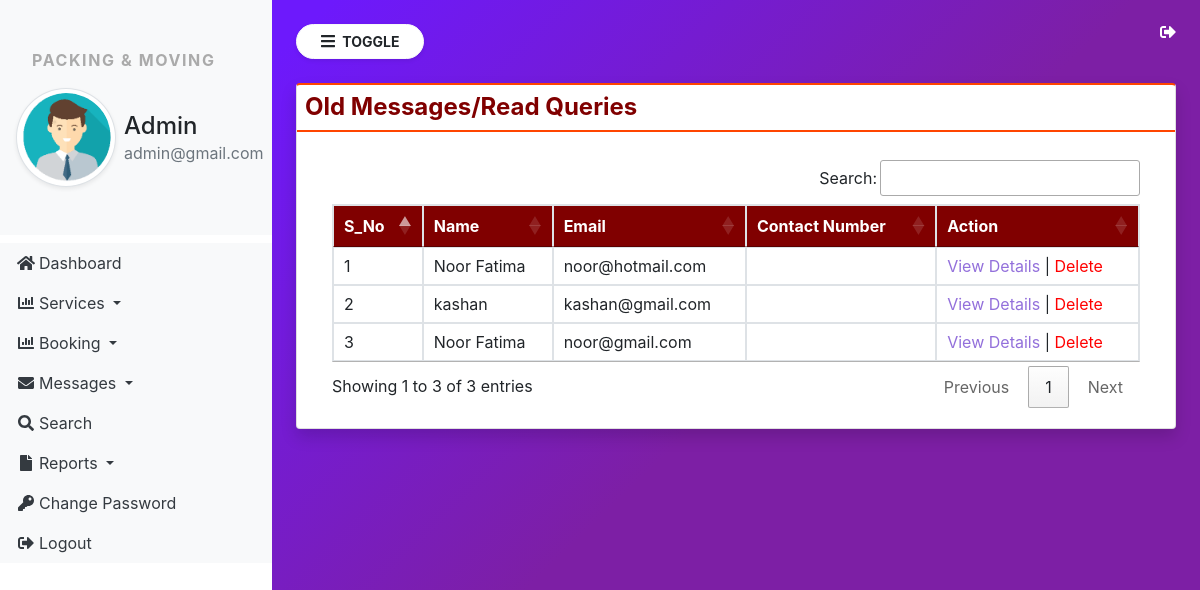
Screenshot of /old_messages (signed in) with the database file from the repository.
### mpmanagement/models.py (models this page shows, shortened)
class Contact(models.Model):
    name = models.CharField(max_length=100, null=True)
    subject = models.CharField(max_length=100, null=True)
    email = models.CharField(max_length=200, null=True)
    message = models.CharField(max_length=5000, null=True)
    number = models.CharField(max_length=30,null=True)
    msg_date = models.DateField(null=True)
    is_read = models.CharField(max_length=10, null=True)

### mpmanagement/views.py (the view)
# urls.py: path('old_messages', old_messages, name="old_messages"),
def old_messages(request):
    if not request.user.is_authenticated:
        return redirect('admin_login')
    messages = Contact.objects.filter(is_read="yes")
    return render(request,'old_messages.html',locals())

### mpmanagement/templates/old_messages.html
{% extends 'admin_navigation.html' %}
{% block content %}
<div class="card shadow" style="border-top: 2px solid orangered;">
            <h4 class="p-2 font-weight-bold " style="border-bottom: 2px solid orangered; color: maroon;"> Old Messages/Read Queries </h4>
            <div class="card-body">
                <div class="container-fluid">
                     <table class="table table-bordered table-hover" id="example">
                         <thead style="background-color: maroon; color: white;">
                             <tr>
                                 <th>S_No</th>
                                 <th>Name</th>
                                 <th>Email</th>
                                 <th>Contact Number</th>
                                 <th>Action</th>
                             </tr>
                         </thead>
                         <tbody>
                             {% for i in messages %}
                             <tr>
                                 <td>{{forloop.counter}}</td>
                                 <td>{{i.name}}</td>
                                 <td>{{i.email}}</td>
                                 <td>{{i.mobile}}</td>
                                 <td><a href="{% url 'view_messagesdetail' i.id %}" style="color: mediumpurple;">View Details</a>
                                    | <a href="{% url 'delete_message' i.id %}" style="color: red;" onclick="return confirm('Are you sure ? Want to delete this message')">Delete</a>
                                 </td>
                             </tr>
                             {% endfor %}
                         </tbody>
                     </table>
                </div>
            </div>
        </div>
{% endblock %}

### mpmanagement/templates/admin_navigation.html (shortened to what this page needs)
{% load static %}
<html>
<head>
        <link rel="stylesheet" href="https://cdn.jsdelivr.net/npm/bootstrap@4.6.1/dist/css/bootstrap.min.css">
    <link rel="stylesheet" href="https://cdnjs.cloudflare.com/ajax/libs/font-awesome/4.7.0/css/font-awesome.min.css">
        <link rel="stylesheet" href="{% static 'css/sidebar.css' %}" type="text/css">
            <link rel = "stylesheet" href = "//cdn.datatables.net/1.11.3/css/jquery.dataTables.min.css">
            <link rel = "stylesheet" href = "//cdn.datatables.net/buttons/2.1.0/css/buttons.dataTables.min.css">
</head>
<body>
    <div class="bg-white vertical-nav" id="sidebar">
        <div class="py-5 px-3 bg-light mb-2">
            <p class="font-weight-bold text-uppercase px-3 sidebar-title" style="font-weight: bold;">Packing & Moving</p>
            <div class="media d-flex align-item-center">
                <img src="{% static 'images/img1.png' %}" width="100px" height="80px" class="rounded-circle img-thumbnail shadow-sm">
                <div class="media-body mx-2">
                    <h4 class=" mb-0 mt-4">Admin</h4>
                    <p class="text-muted mb-0">{{request.user.email}}</p>
                </div>
            </div>
        </div>
        <ul class="nav flex-column bg-white">
           <li class="nav-item">
               <a href="{% url 'admin_home'%}" class="nav-link text-dark bg-light">
                   <i class="fa fa-home fa-fw text primary" style="margin-right: 3px;"></i>Dashboard
               </a>
           </li>
           <li class="nav-item dropdown">
            <a href="#" class="nav-link dropdown-toggle text-dark bg-light" id="navbardrop" data-toggle="dropdown">
                <i class="fas fa-chart-bar fa-fw text primary" style="margin-right: 3px;"></i>Services
            </a>
        </li>
        <li class="nav-item dropdown">
            <a href="#" class="nav-link dropdown-toggle text-dark bg-light" id="navbardrop" data-toggle="dropdown">
                <i class="fas fa-chart-bar fa-fw text primary" style="margin-right: 3px;"></i>Booking
            </a>
        </li>
        <li class="nav-item dropdown">
            <a href="#" class="nav-link dropdown-toggle text-dark bg-light" id="navbardrop" data-toggle="dropdown">
                <i class="fas fa-envelope fa-fw text primary" style="margin-right: 3px;" ></i>Messages
            </a>
        </li>
        <li class="nav-item">
            <a href="{% url 'search'%}" class="nav-link text-dark bg-light">
                <i class="fas fa-search fa-fw text primary" style="margin-right: 3px;"></i>Search
            </a>
        </li>
        <li class="nav-item dropdown">
            <a href="#" class="nav-link dropdown-toggle text-dark bg-light" id="navbardrop" data-toggle="dropdown">
                <i class="fas fa-file fa-fw text primary" style="margin-right: 3px;" ></i>Reports
            </a>
        </li>
        <li class="nav-item">
            <a href="{% url 'change_password'%}" class="nav-link text-dark bg-light">
                <i class="fa fa-key fa-fw text primary" style="margin-right: 3px;"></i>Change Password
            </a>
        </li>
        <li class="nav-item">
            <a href="{% url 'logout'%}" class="nav-link text-dark bg-light">
                <i class="fa fa-sign-out-alt fa-fw text primary" style="margin-right: 3px;"></i>Logout
            </a>
        </li>
        </ul>
    </div>
     <div class="page-content p-4" id="content">
         <a href="{% url 'logout' %}" title="logout" class="text-white float-right"><i class="fa fa-sign-out-alt"></i></a>
        <button id="sidebarCollapse" type="button" class="btn btn-light bg-white rounded-pill shadow-sm px-4 mb-4">
            <i class="fas fa-bars" style="margin-right: 4;"></i><small class="text-uppercase" style="font-weight: bold;">
                Toggle</small></button>
                {% block content %}
                {% endblock %}
     </div>
</body>
</html>

### mpmanagement/static/css/sidebar.css (style rules this page uses)
.sidebar-title { letter-spacing: 0.1em; color: #aaa; }
body { background-image: linear-gradient(135.9deg,rgba(109,25,252,1) 16.4%,rgba(125,31,165,1) 56.1%); min-height: 100vh; }
.vertical-nav { min-width: 17rem; width: 17rem; height: 100vh; position: fixed; top: 0; left: 0; transition: all 0.4s; }
.page-content { width: calc(100%-17rem); margin-left: 17rem; transition: all 0.4s; }

### rows the page displays
Contact: name "Noor Fatima", email "noor@hotmail.com"
Contact: name "kashan", email "kashan@gmail.com"
Contact: name "Noor Fatima", email "noor@gmail.com"

### other values shown
{{ request.user.email }} "admin@gmail.com"
